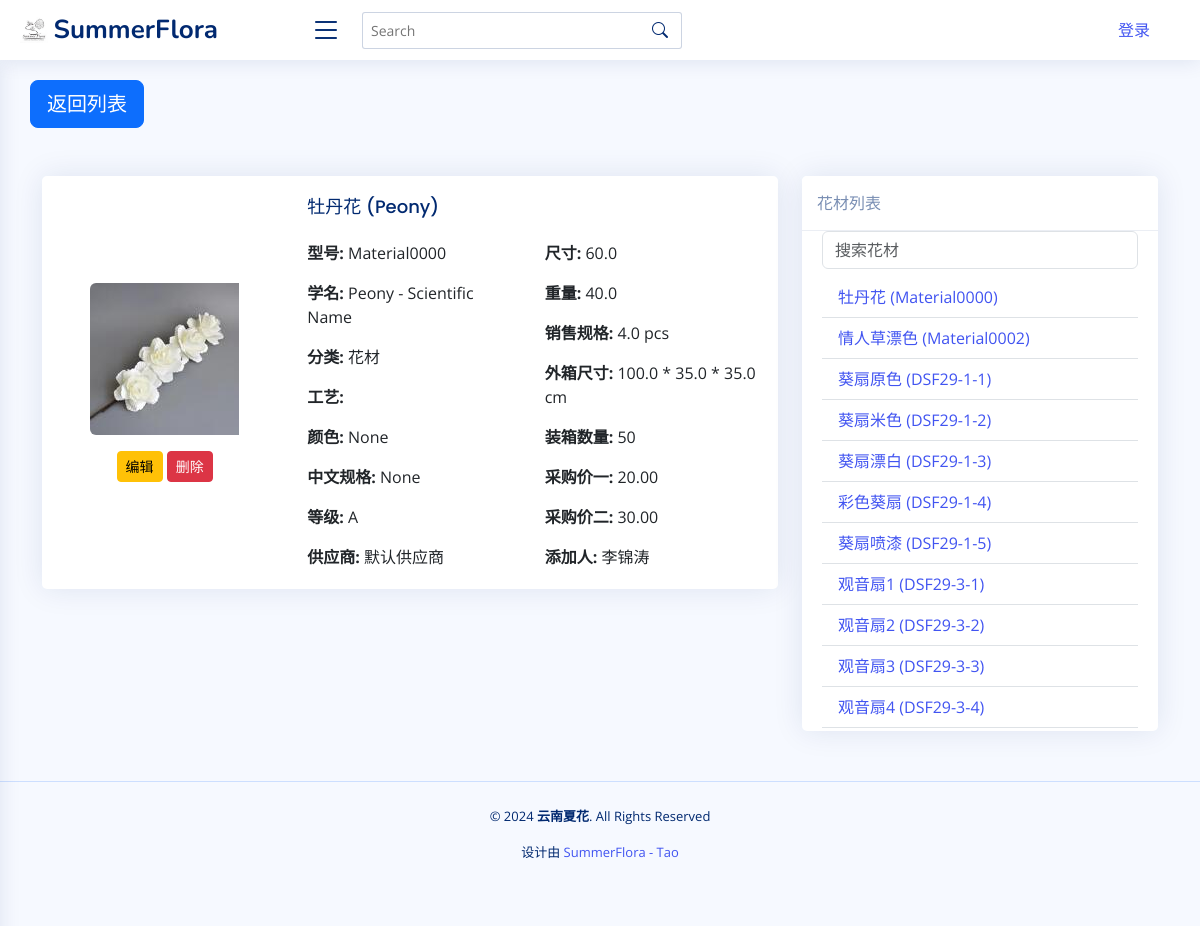
Page /flower_material/Material0000/ on the earlier database version.
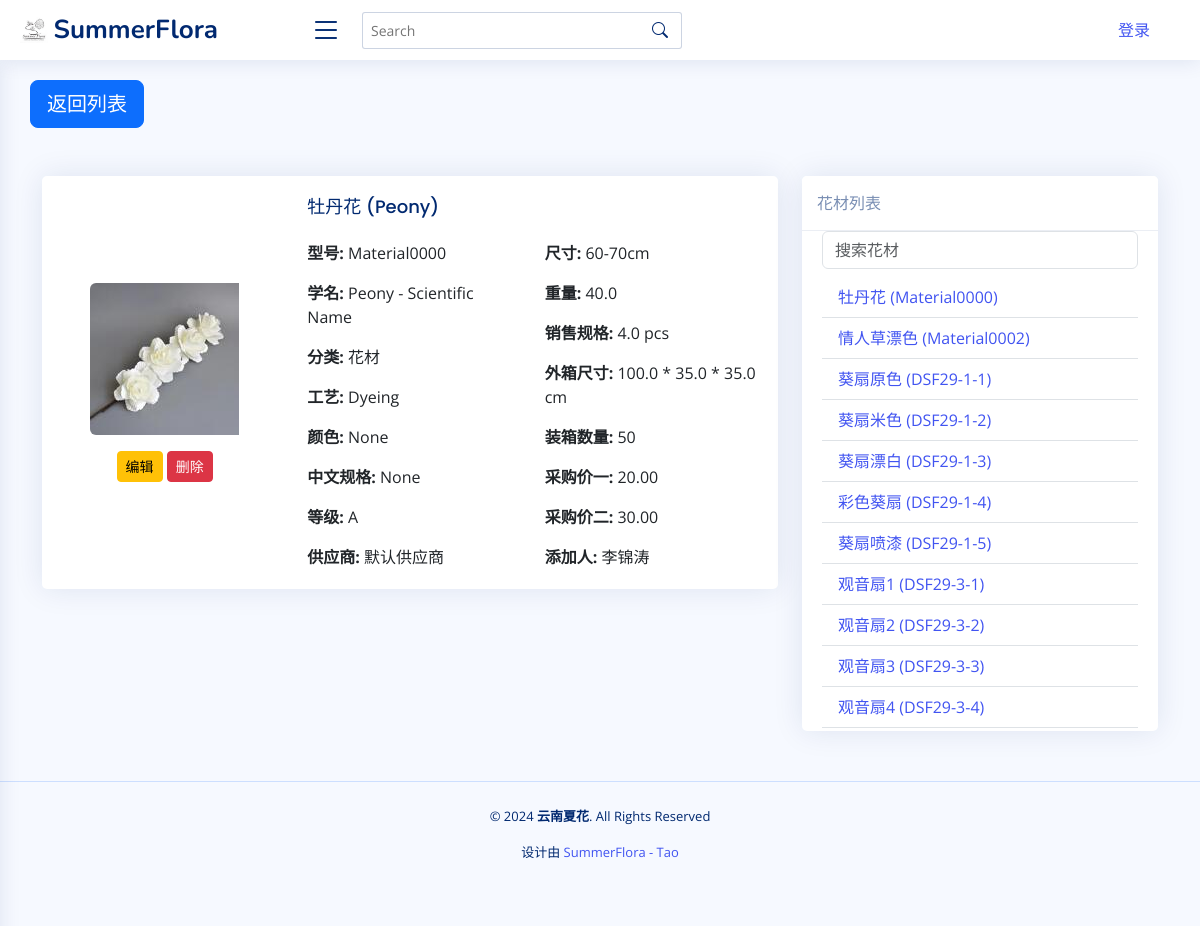
Same page on the later database version.
### app01/models.py (models this page shows, shortened)
class FlowerMaterial(models.Model):
    model = models.CharField(
        max_length=100, blank=False, default="Material0000", primary_key=True
    )
    category = models.ForeignKey(
        Category, on_delete=models.SET_NULL, null=True, default="默认类型"
    )
    image = models.ImageField(upload_to="images/", null=True, blank=True, default=None)
    chinese_name = models.CharField(max_length=200, null=True, blank=True, default="")
    english_name = models.CharField(max_length=200, null=True, blank=True, default="")
    scientific_name = models.CharField(
        max_length=200, null=True, blank=True, default=""
    )
    color = models.CharField(max_length=200, null=True, blank=True, default="")
    chineses_specifications = models.CharField(
        max_length=200, null=True, blank=True, default="无中文规格"
    )
    size = models.CharField(
        max_length=200, help_text="单位：cm", blank=True, default=""
    )
    weight = models.CharField(
        max_length=200, help_text="单位：g", blank=True, default=""
    )
    sale_spec_quantity = models.CharField(
        max_length=200, help_text="销售规格的数字", blank=True, default=""
    )
    sale_spec_unit = models.CharField(
        max_length=10,
        help_text="销售规格的单位",
        choices=[("pcs", "pcs"), ("g", "g"), ("box", "box"), ("kg", "kg")],
        blank=True,
        null=True,
        default="pcs",
    )
    process = models.ForeignKey(
        Process, on_delete=models.SET_NULL, null=True, blank=True, default=None
    )
    outer_box_length = models.FloatField(
        help_text="长度，单位：cm", null=True, blank=True, default=0.0
    )
    outer_box_width = models.FloatField(
        help_text="宽度，单位：cm", null=True, blank=True, default=0.0
    )
    outer_box_height = models.FloatField(
        help_text="高度，单位：cm", null=True, blank=True, default=0.0
    )
    packing_quantity = models.IntegerField(
        help_text="单位：qty", null=True, blank=True, default=0
    )
    grade = models.ForeignKey(
        Grade, on_delete=models.SET_NULL, null=True, blank=True, default=None
    )
    supplier = models.ForeignKey(
        Supplier, on_delete=models.SET_NULL, null=True, blank=True, default=None
    )
    price_one = models.DecimalField(
        max_digits=10, decimal_places=2, null=True, blank=True, default=0.0
    )
    price_two = models.DecimalField(
        max_digits=10, decimal_places=2, null=True, blank=True, default=0.0
    )
    created_by = models.ForeignKey(
        CreatedBy, on_delete=models.SET_NULL, null=True, blank=True, default=None
    )
    @property
    def outer_box_size(self):
        return (
            f"{self.outer_box_length} * {self.outer_box_width} * {self.outer_box_height} cm"
            if self.outer_box_length and self.outer_box_width and self.outer_box_height
            else ""
        )
    @property
    def sale_spec(self):
        return (
            f"{self.sale_spec_quantity} {self.sale_spec_unit}"
            if self.sale_spec_quantity and self.sale_spec_unit
            else ""
        )

class Category(models.Model):
    name = models.CharField(max_length=100)
    id = models.AutoField(primary_key=True)

class Grade(models.Model):
    id = models.AutoField(primary_key=True)
    name = models.CharField(max_length=100)

class Supplier(models.Model):
    name = models.CharField(max_length=100)
    id = models.AutoField(primary_key=True)

class CreatedBy(models.Model):
    name = models.CharField(max_length=100)
    id = models.AutoField(primary_key=True)

class Process(models.Model):
    name = models.CharField(max_length=100)
    id = models.AutoField(primary_key=True)

### app01/views.py (the view)
def flower_material_detail(request, model):
    material = get_object_or_404(FlowerMaterial, model=model)
    flower_materials = FlowerMaterial.objects.all()
    return render(
        request,
        "flower_material_detail.html",
        {
            "material": material,
            "flower_materials": flower_materials,
            "current_user": request.user,
        },
    )

### app01/templates/flower_material_detail.html (shortened to what this page needs)
{% extends 'base.html' %}
{% block content %}
  <a href="/flower-materials" class="btn btn-primary btn-lg "style="margin-left:auto
  ">返回列表</a>
  <div class="container mt-5">
    <div class="row">
      <div class="col-md-8">
        <div class="card mb-3">
          <div class="row g-0">
            <div class="col-md-4 d-flex flex-column justify-content-center align-items-center">
              {% if material.image %}
                <img src="{{ material.image.url }}" class="img-fluid rounded-start"  alt="{{ material.chinese_name }}" />
              {% else %}
                <p>无图片</p>
              {% endif %}
              <div class="mt-3">
                <a href="{% url 'edit_flower_material' material.model %}" class="btn btn-sm btn-warning">编辑</a>
                <a href="{% url 'delete_flower_material' material.model %}" class="btn btn-sm btn-danger">删除</a>
              </div>
            </div>
            <div class="col-md-8">
              <div class="card-body">
                <h5 class="card-title">{{ material.chinese_name }} ({{ material.english_name }})</h5>
                <div class="row">
                  <div class="col-6">
                    <p class="card-text">
                      <strong>型号:</strong> {{ material.model }}
                    </p>
                    <p class="card-text">
                      <strong>学名:</strong> {{ material.scientific_name }}
                    </p>
                    <p class="card-text">
                      <strong>分类:</strong> {{ material.category.name }}
                    </p>
                    <p class="card-text">
                      <strong>工艺:</strong> {{ material.process.name }}
                    </p>
                    <p class="card-text">
                      <strong>颜色:</strong> {{ material.color }}
                    </p>
                    <p class="card-text">
                      <strong>中文规格:</strong> {{ material.chineses_specifications }}
                    </p>
                    <p class="card-text">
                      <strong>等级:</strong> {{ material.grade.name }}
                    </p>
                    <p class="card-text">
                      <strong>供应商:</strong> {{ material.supplier.name }}
                    </p>
                  </div>
                  <div class="col-6">
                    <p class="card-text">
                      <strong>尺寸:</strong> {{ material.size }}
                    </p>
                    <p class="card-text">
                      <strong>重量:</strong> {{ material.weight }}
                    </p>
                    <p class="card-text">
                      <strong>销售规格:</strong> {{ material.sale_spec }}
                    </p>
                    <p class="card-text">
                      <strong>外箱尺寸:</strong> {{ material.outer_box_size }}
                    </p>
                    <p class="card-text">
                      <strong>装箱数量:</strong> {{ material.packing_quantity }}
                    </p>
                    <p class="card-text">
                      <strong>采购价一:</strong> {{ material.price_one }}
                    </p>
                    <p class="card-text">
                      <strong>采购价二:</strong> {{ material.price_two }}
                    </p>
                    <p class="card-text">
                      <strong>添加人:</strong> {{ material.created_by.name }}
                    </p>
                  </div>
                </div>
              </div>
            </div>
          </div>
        </div>
      </div>
      <div class="col-md-4">
        <div class="position-sticky" style="top: 1rem;">
          <div class="card">
            <div class="card-header">花材列表</div>
            <div class="card-body" style="max-height: 500px; overflow-y: auto;">
              <input type="text" class="form-control mb-2" id="searchFlower" placeholder="搜索花材" />
              <ul class="list-group list-group-flush" id="flowerList">
                {% for flower in flower_materials %}
                  <li class="list-group-item">
                    <a href="{% url 'flower_material_detail' flower.model %}">{{ flower.chinese_name }} ({{ flower.model }})</a>
                  </li>
                {% endfor %}
              </ul>
            </div>
          </div>
        </div>
      </div>
    </div>
  </div>
{% endblock %}

### app01/templates/base.html (shortened to what this page needs)
<!DOCTYPE html>
<html lang="en">
<head>
    {% load static %}
    <link href="https://cdn.jsdelivr.net/npm/simple-datatables@latest/dist/style.css" rel="stylesheet" type="text/css">
    <link href="{% static 'assets/vendor/bootstrap/css/bootstrap.min.css' %}" rel="stylesheet">
    <link href="{% static 'assets/vendor/bootstrap-icons/bootstrap-icons.css' %}" rel="stylesheet">
    <link href="{% static 'assets/vendor/boxicons/css/boxicons.min.css' %}" rel="stylesheet">
    <link href="{% static 'assets/vendor/quill/quill.snow.css' %}" rel="stylesheet">
    <link href="{% static 'assets/vendor/quill/quill.bubble.css' %}" rel="stylesheet">
    <link href="{% static 'assets/vendor/remixicon/remixicon.css' %}" rel="stylesheet">
    <link href="{% static 'assets/vendor/simple-datatables/style.css' %}" rel="stylesheet">
    <link href="{% static 'assets/css/style.css' %}" rel="stylesheet">
</head>
<body>
<header id="header" class="header fixed-top d-flex align-items-center">
    <div class="d-flex align-items-center justify-content-between">
        <a href="/home" class="logo d-flex align-items-center">
            <img src="/static/assets/web_picture/flora logo.jpg" alt="logo">
            <span class="d-none d-lg-block">SummerFlora</span>
        </a>
        <i class="bi bi-list toggle-sidebar-btn"></i>
    </div>
    <div class="search-bar">
        <form class="search-form d-flex align-items-center" method="POST" action="#">
            <input type="text" name="query" placeholder="Search" title="Enter search keyword">
            <button type="submit" title="Search"><i class="bi bi-search"></i></button>
        </form>
    </div>
<div class="header-user ms-auto" style="margin-right: 50px;">
    {% if current_user.is_authenticated %}
    <div class="dropdown">
        <button class="dropbtn">
            <i class="bi bi-person"></i>
            <span class="username">{{ current_user.username }}</span>
        </button>
        <div class="dropdown-content">
            <a href="/account">账户信息</a>
            <a href="/login">退出登录</a>
        </div>
    </div>
    {% else %}
    <a href="/login">登录</a>
    {% endif %}
</div>
</header>
  <main id="main" class="main">
    {% block content %}{% endblock content %}
  </main>
  <footer id="footer" class="footer">
     <div class="credits text-center">
                <p>© 2024 <strong><span>云南夏花</span></strong>. All Rights Reserved</p>
                <p>设计由 <a href="https://bootstrapmade.com/"> SummerFlora - Tao</a></p>
              </div>
  </footer>
</body>
</html>

### app01/static/assets/css/style.css (style rules this page uses)
:root { scroll-behavior: smooth; }
body { font-family: "Open Sans", sans-serif; background: #f6f9ff; color: #444444; }
a { color: #4154f1; text-decoration: none; }
h1, h2, h3, h4, h5, h6 { font-family: "Nunito", sans-serif; }
#main { margin-top: 60px; padding: 20px 30px; transition: all 0.3s; }
.card { margin-bottom: 30px; border: none; border-radius: 5px; box-shadow: 0px 0 30px rgba(1, 41, 112, 0.1); }
.card-header, .card-footer { border-color: #ebeef4; background-color: #fff; color: #798eb3; padding: 15px; }
.card-title { padding: 20px 0 15px 0; font-size: 18px; font-weight: 500; color: #012970; font-family: "Poppins", sans-serif; }
.card-body { padding: 0 20px 20px 20px; }
.logo { line-height: 1; }
@media (min-width: 1200px) { .logo { width: 280px; } }
.logo img { max-height: 26px; margin-right: 6px; }
.logo span { font-size: 26px; font-weight: 700; color: #012970; font-family: "Nunito", sans-serif; }
.header { transition: all 0.5s; z-index: 997; height: 60px; box-shadow: 0px 2px 20px rgba(1, 41, 112, 0.1); background-color: #fff; padding-left: 20px; }
.header .toggle-sidebar-btn { font-size: 32px; padding-left: 10px; cursor: pointer; color: #012970; }
.header .search-bar { min-width: 360px; padding: 0 20px; }
.header .search-form { width: 100%; }
.header .search-form input { border: 0; font-size: 14px; color: #012970; border: 1px solid rgba(1, 41, 112, 0.2); padding: 7px 38px 7px 8px; border-radius: 3px; transition: 0.3s; width: 100%; }
.header .search-form button { border: 0; padding: 0; margin-left: -30px; background: none; }
.header .search-form button i { color: #012970; }
@media (min-width: 1200px) { #main, #footer { margin-left: 10px; } }
@media (min-width: 1200px) { .toggle-sidebar #main, .toggle-sidebar #footer { margin-left: 0; } }
.footer { padding: 20px 0; font-size: 14px; transition: all 0.3s; border-top: 1px solid #cddfff; }
.footer .credits { padding-top: 5px; text-align: center; font-size: 13px; color: #012970; }

Differences in the rows shown:
changed FlowerMaterial "牡丹花": process.name (not shown) → "Dyeing"; size "60.0" → "60-70cm"
